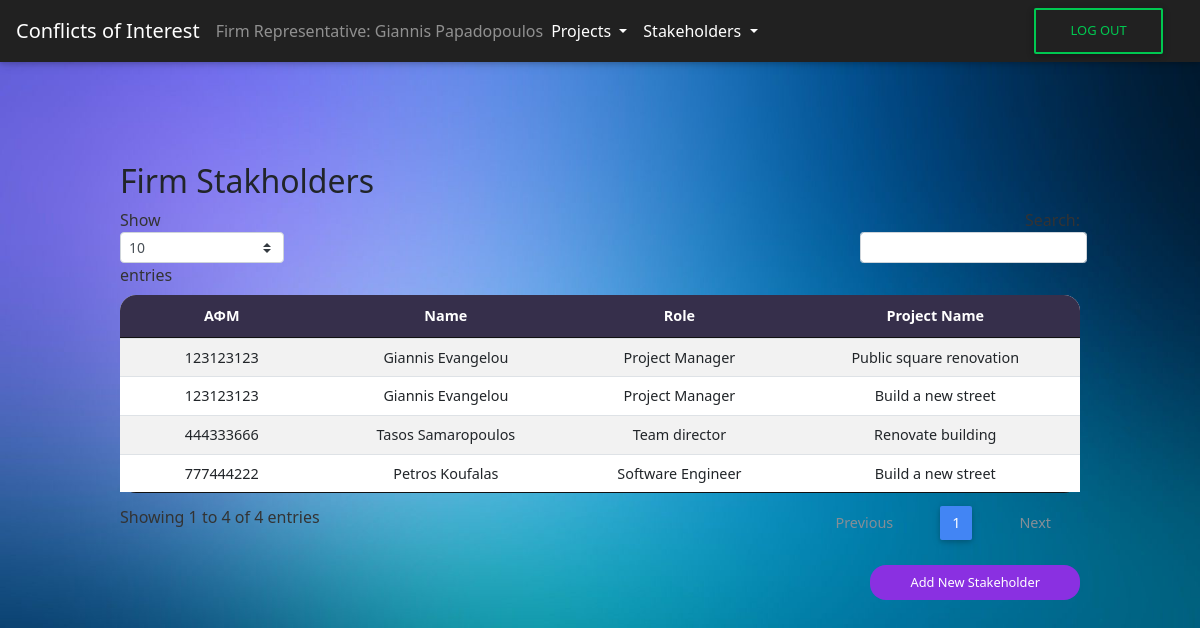
/CoI/firm_stakeholders.php (signed in), run on the app's committed database.
### tables this page shows
CREATE TABLE `firm_stakeholders` (
  `stakeholder_AFM` int(9) NOT NULL,
  `stakeholder_name` varchar(50) NOT NULL,
  `firm_id` int(11) NOT NULL,
  `stakeholder_role` varchar(50) NOT NULL,
  `project_id` int(50) NOT NULL
);

CREATE TABLE `projects` (
  `project_id` int(12) NOT NULL,
  `project_name` varchar(255) NOT NULL,
  `project_start_date` date NOT NULL,
  `project_end_date` date NOT NULL,
  `project_desc` varchar(1000) NOT NULL CHECK (`project_start_date` < `project_end_date` and `project_start_date` > '2019-01-01')
);

### CoI/firm_stakeholders.php (the view, shortened to what this page needs)
<?php
include('header.php');
include('connect.php');
include('navbar_FR.php');
?>
<div id="View Firm Stakeholders" class="tabcontent">
  <div class="wrapper-table">
    <div class="page-header clearfix">
      <h2 class="pull-left">Firm Stakholders</h2>
    </div>
    <?php
    $sql = "SELECT * FROM users INNER JOIN firm_representatives ON users.AFM = firm_representatives.fr_AFM";
    $result = $conn->query($sql);
    $firm_id = "";
    while ($rows = $result->fetch_assoc()) {
      $firm_id = $rows['firm_id'];
    }
    $sql = "SELECT * FROM firm_stakeholders INNER JOIN projects on firm_stakeholders.project_id = projects.project_id WHERE firm_id=$firm_id";
    if ($result = mysqli_query($conn, $sql)) {
      if (mysqli_num_rows($result) > 0) {
        echo  "<table id='stakeholders' class='table table-striped table-sm project-table' cellspacing='0' width='100%'>";
        echo "<thead>";
        echo "<tr>";
        echo "<th class='th-sm' id ='th-first' >ΑΦΜ</th>";
        echo "<th class='th-sm'>Name</th>";
        echo "<th class='th-sm'>Role</th>";
        echo "<th class='th-sm' id='th-last'>Project Name</th>";
        echo "</tr>";
        echo "</thead>";
        echo "<tbody>";
        while ($row = mysqli_fetch_array($result)) {
          echo "<tr>";
          echo "<td>" . $row['stakeholder_AFM'] . "</td>";
          echo "<td>" . $row['stakeholder_name'] . "</td>";
          echo "<td>" . $row['stakeholder_role'] . "</td>";
          echo "<td>" . $row['project_name'] . "</td>";
          echo "</tr>";
        }
        echo "</table>";
      } else {
        echo "<p class='lead'><em>No records were found.</em></p>";
      }
    } else {
      echo "ERROR: Could not execute $sql. " . mysqli_error($conn);
    }
    echo "<a href='add_stakeholder.php' class='submit-button'>Add New Stakeholder</a>";
    ?>
  </div>
</div>
<?php include('footer.php') ?>
</body>
</html>

### CoI/css/style.css (style rules this page uses)
html, * { padding: 0px; margin: 0px; font-family: Segoe UI; }
body { height: 100%; font-family: Segoe UI; }
body { background-image: url("../assets/Background.png"); background-size: cover; background-repeat: no-repeat; background-attachment: fixed; }
.wrapper-table { margin-top: 100px; margin-bottom: 100px; width: 80%; margin-left: auto; margin-right: auto; }
.project-table { border-radius: 1rem; background-color: white; text-align: center; }
th { background-color: #362F4B; border-color: black; color: white; }
#th-first { border-radius: 16px 0px 0px 0px; }
#th-last { border-radius: 0px 16px 0px 0px; }
::placeholder { color: lightgray; }
.submit-button { border-radius: 1rem; border-width: 0; text-align: center; float: right; color: white; background-color: #8A30E1; padding: 8px; padding-right: 40px; padding-left: 40px; font-size: 80%; }

### data on the page
firm_stakeholders: stakeholder_AFM "123123123", stakeholder_name "Giannis Evangelou", stakeholder_role "Project Manager", project.project_name "Public square renovation"
firm_stakeholders: stakeholder_AFM "123123123", stakeholder_name "Giannis Evangelou", stakeholder_role "Project Manager", project.project_name "Build a new street"
firm_stakeholders: stakeholder_AFM "444333666", stakeholder_name "Tasos Samaropoulos", stakeholder_role "Team director", project.project_name "Renovate building"
firm_stakeholders: stakeholder_AFM "777444222", stakeholder_name "Petros Koufalas", stakeholder_role "Software Engineer", project.project_name "Build a new street"

### other printed values
$_SESSION["name"] "Giannis Papadopoulos"
